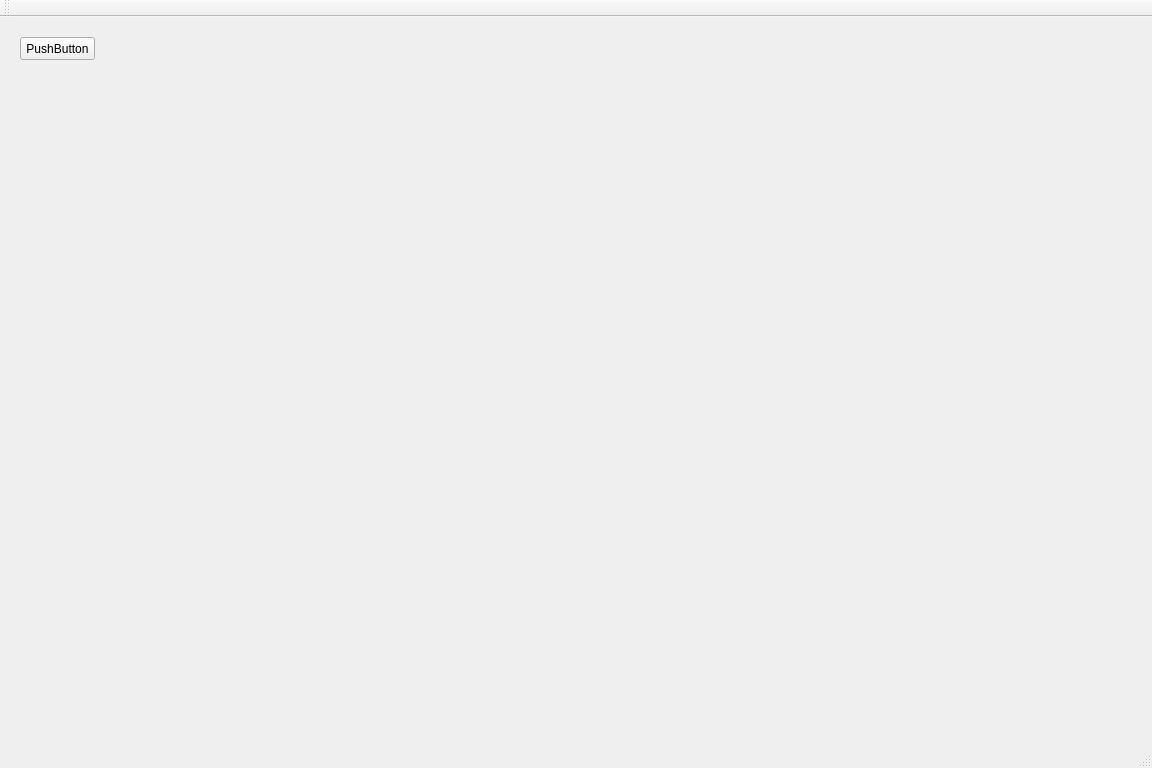
<?xml version="1.0" encoding="UTF-8"?>
<ui version="4.0">
 <class>CVisualAccumulatorDlgClass</class>
 <widget class="QMainWindow" name="CVisualAccumulatorDlgClass">
  <property name="geometry">
   <rect>
    <x>0</x>
    <y>0</y>
    <width>1152</width>
    <height>768</height>
   </rect>
  </property>
  <property name="windowTitle">
   <string>CVisualAccumulatorDlg</string>
  </property>
  <widget class="QWidget" name="centralWidget">
   <widget class="QPushButton" name="pushButton">
    <property name="geometry">
     <rect>
      <x>20</x>
      <y>20</y>
      <width>75</width>
      <height>23</height>
     </rect>
    </property>
    <property name="text">
     <string>PushButton</string>
    </property>
   </widget>
  </widget>
  <widget class="QMenuBar" name="menuBar">
   <property name="geometry">
    <rect>
     <x>0</x>
     <y>0</y>
     <width>1152</width>
     <height>23</height>
    </rect>
   </property>
  </widget>
  <widget class="QToolBar" name="mainToolBar">
   <attribute name="toolBarArea">
    <enum>TopToolBarArea</enum>
   </attribute>
   <attribute name="toolBarBreak">
    <bool>false</bool>
   </attribute>
  </widget>
  <widget class="QStatusBar" name="statusBar"/>
 </widget>
 <layoutdefault spacing="6" margin="11"/>
 <resources>
  <include location="VisualAccumulatorDlg.qrc"/>
 </resources>
 <connections>
  <connection>
   <sender>pushButton</sender>
   <signal>clicked()</signal>
   <receiver>CVisualAccumulatorDlgClass</receiver>
   <slot>OnClickedButtonPrint()</slot>
   <hints>
    <hint type="sourcelabel">
     <x>51</x>
     <y>67</y>
    </hint>
    <hint type="destinationlabel">
     <x>51</x>
     <y>109</y>
    </hint>
   </hints>
  </connection>
 </connections>
 <slots>
  <slot>OnClickedButtonPrint()</slot>
 </slots>
</ui>
